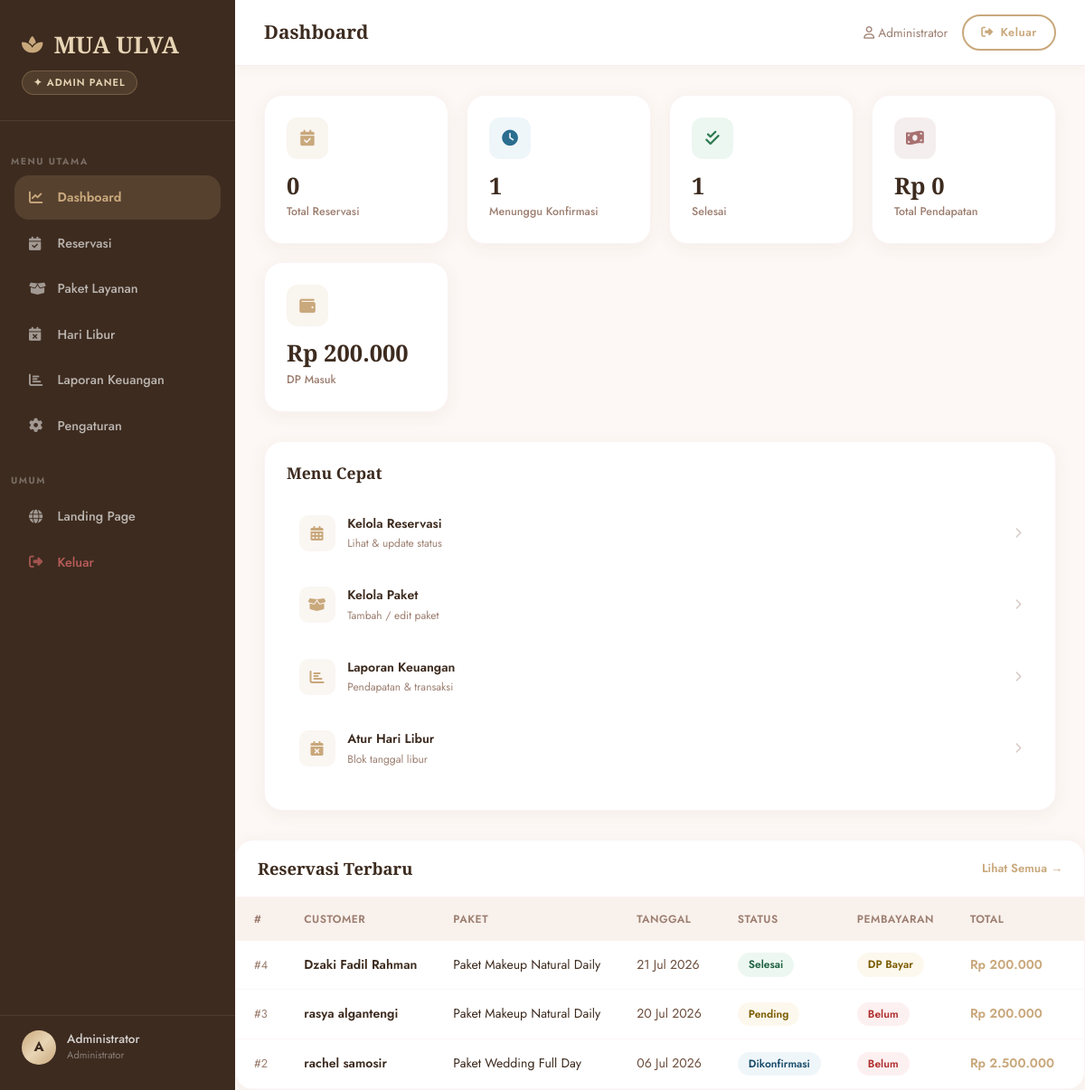
The page /index.php?page=admin/dashboard (signed in) on the database its author committed.
### tables this page shows
CREATE TABLE `reservasi` (
  `id` int(11) NOT NULL,
  `user_id` int(11) NOT NULL,
  `paket_id` int(11) NOT NULL,
  `jadwal_id` int(11) DEFAULT NULL,
  `tanggal_reservasi` date NOT NULL,
  `status` enum('pending','dikonfirmasi','selesai','batal') DEFAULT 'pending',
  `status_pembayaran` enum('belum','dp','lunas') DEFAULT 'belum',
  `total_harga` decimal(10,2) NOT NULL,
  `dp_dibayar` decimal(10,2) DEFAULT 0.00,
  `total_dp` decimal(10,2) DEFAULT 0.00,
  `bukti_pembayaran` varchar(255) DEFAULT NULL,
  `jenis_lokasi` enum('studio','customer') DEFAULT 'studio',
  `catatan` text DEFAULT NULL,
  `keterangan` text DEFAULT NULL,
  `created_at` timestamp NOT NULL DEFAULT current_timestamp(),
  `jam_mulai` time DEFAULT NULL,
  `jam_selesai` time DEFAULT NULL,
  `is_full_day` tinyint(1) DEFAULT 0,
  `alamat_customer` text DEFAULT NULL,
  `whatsapp_sent` tinyint(1) DEFAULT 0
);

CREATE TABLE `users` (
  `id` int(11) NOT NULL,
  `username` varchar(50) NOT NULL,
  `password` varchar(255) NOT NULL,
  `nama` varchar(100) NOT NULL,
  `email` varchar(100) NOT NULL,
  `no_hp` varchar(20) DEFAULT NULL,
  `role` enum('admin','customer') DEFAULT 'customer',
  `created_at` timestamp NOT NULL DEFAULT current_timestamp()
);

CREATE TABLE `paket` (
  `id` int(11) NOT NULL,
  `nama_paket` varchar(100) NOT NULL,
  `deskripsi` text DEFAULT NULL,
  `harga` decimal(10,2) NOT NULL,
  `durasi_jam` int(11) DEFAULT 1,
  `created_at` timestamp NOT NULL DEFAULT current_timestamp(),
  `kategori` enum('regular','wedding') DEFAULT 'regular',
  `dp_persen` int(11) DEFAULT 30,
  `is_aktif` tinyint(1) DEFAULT 1
);

### controllers/DashboardController.php (called while the page is built, shortened)
<?php
require_once __DIR__ . '/../models/ReservasiModel.php';
class DashboardController extends Controller {
    public function adminIndex() {
        $reservasiModel = new ReservasiModel();
        $all            = $reservasiModel->getAllWithDetails();
        $stats          = $reservasiModel->getStats();
        $monthly        = $reservasiModel->getMonthlyStats(date('Y'));
        $chartLabels  = [];
        $chartData    = [];
        $namabulan    = ['', 'Jan', 'Feb', 'Mar', 'Apr', 'Mei', 'Jun', 'Jul', 'Agt', 'Sep', 'Okt', 'Nov', 'Des'];
        $monthlyMap   = array_column($monthly, null, 'bulan');
        for ($i = 1; $i <= 12; $i++) {
            $chartLabels[] = $namabulan[$i];
            $chartData[]   = isset($monthlyMap[$i]) ? (int)$monthlyMap[$i]['total'] : 0;
        }
        $this->view('admin/dashboard', [
            'stats'        => $stats,
            'reservasi'    => array_slice($all, 0, 15),
            'chartLabels'  => json_encode($chartLabels),
            'chartData'    => json_encode($chartData),
        ]);
    }
}
?>

### core/Model.php (called while the page is built, shortened)
<?php
require_once __DIR__ . '/../config/database.php';
class Model {
    public function __construct() {
        global $conn;
        $this->db = $conn;
    }
}
?>

### models/ReservasiModel.php (called while the page is built, shortened)
<?php
require_once __DIR__ . '/../core/Model.php';
class ReservasiModel extends Model {
    public function getAllWithDetails() {
        $sql = "SELECT r.*, u.nama AS customer_nama, u.username, u.email, u.no_hp,
                p.nama_paket, p.kategori
                FROM reservasi r
                JOIN users u ON r.user_id = u.id
                JOIN paket p ON r.paket_id = p.id
                ORDER BY r.created_at DESC";
        $result = $this->db->query($sql);
        return $result ? $result->fetch_all(MYSQLI_ASSOC) : [];
    }
    public function getStats() {
        $result = $this->db->query("SELECT
            COUNT(*) as total,
            SUM(CASE WHEN status = 'pending' THEN 1 ELSE 0 END) as pending,
            SUM(CASE WHEN status = 'dikonfirmasi' THEN 1 ELSE 0 END) as dikonfirmasi,
            SUM(CASE WHEN status = 'selesai' THEN 1 ELSE 0 END) as selesai,
            SUM(CASE WHEN status = 'batal' THEN 1 ELSE 0 END) as batal,
            SUM(CASE WHEN status_pembayaran = 'lunas' THEN total_harga ELSE 0 END) as total_lunas,
            SUM(CASE WHEN status_pembayaran = 'dp' THEN dp_dibayar ELSE 0 END) as total_dp_masuk,
            SUM(CASE WHEN status_pembayaran = 'dp' THEN 1 ELSE 0 END) as jumlah_dp,
            SUM(CASE WHEN status_pembayaran = 'lunas' THEN 1 ELSE 0 END) as jumlah_lunas,
            SUM(CASE WHEN status_pembayaran = 'belum' THEN 1 ELSE 0 END) as jumlah_belum
            FROM reservasi WHERE status != 'batal'");
        return $result ? $result->fetch_assoc() : [];
    }
}
?>

### views/admin/dashboard.php (the view, shortened to what this page needs)
<div style="display:grid;grid-template-columns:repeat(auto-fill,minmax(200px,1fr));gap:1.25rem;margin-bottom:2rem;">
    <?php
    $kpis = [
        ['icon'=>'fas fa-calendar-check', 'color'=>'gold',  'val'=>$stats['total_reservasi']??0,  'label'=>'Total Reservasi',  'format'=>'num'],
        ['icon'=>'fas fa-clock',          'color'=>'blue',  'val'=>$stats['pending']??0,           'label'=>'Menunggu Konfirmasi','format'=>'num'],
        ['icon'=>'fas fa-check-double',   'color'=>'green', 'val'=>$stats['selesai']??0,           'label'=>'Selesai',          'format'=>'num'],
        ['icon'=>'fas fa-money-bill-wave','color'=>'rose',  'val'=>$stats['total_pendapatan']??0,  'label'=>'Total Pendapatan',  'format'=>'idr'],
        ['icon'=>'fas fa-wallet',         'color'=>'gold',  'val'=>$stats['total_dp_masuk']??0,    'label'=>'DP Masuk',          'format'=>'idr'],
    ];
    foreach ($kpis as $kpi):
        $val = $kpi['format'] === 'idr' ? 'Rp ' . number_format((float)$kpi['val'], 0, ',', '.') : number_format((int)$kpi['val']);
    ?>
    <div style="background:#fff;border-radius:20px;padding:1.5rem;border:1px solid rgba(232,196,196,0.2);box-shadow:0 4px 20px rgba(107,76,59,0.06);transition:all 0.3s;" onmouseover="this.style.transform='translateY(-3px)';this.style.boxShadow='0 12px 35px rgba(107,76,59,0.1)'" onmouseout="this.style.transform='translateY(0)';this.style.boxShadow='0 4px 20px rgba(107,76,59,0.06)'">
        <div style="width:46px;height:46px;border-radius:12px;display:flex;align-items:center;justify-content:center;font-size:1.1rem;margin-bottom:1rem;<?php
            $icolors = [
                'gold'  => 'background:rgba(201,168,124,0.12);color:var(--clr-gold);',
                'blue'  => 'background:rgba(122,179,212,0.12);color:#2A6D8F;',
                'green' => 'background:rgba(109,190,143,0.12);color:#2D7A50;',
                'rose'  => 'background:rgba(168,112,112,0.12);color:#A87070;',
            ];
            echo $icolors[$kpi['color']]; ?>">
            <i class="<?= $kpi['icon'] ?>"></i>
        </div>
        <div style="font-family:var(--font-display);font-size:1.6rem;font-weight:600;color:var(--clr-brown-deep);line-height:1.1;"><?= $val ?></div>
        <div style="font-size:0.78rem;color:var(--clr-muted);margin-top:4px;font-weight:500;"><?= $kpi['label'] ?></div>
    </div>
    <?php endforeach; ?>
</div>
    <div style="background:#fff;border-radius:20px;padding:1.5rem;border:1px solid rgba(232,196,196,0.2);box-shadow:0 4px 20px rgba(107,76,59,0.06);">
        <h3 style="font-family:var(--font-display);font-size:1.1rem;font-weight:600;margin-bottom:1.25rem;">Menu Cepat</h3>
        <?php
        $qas = [
            ['url'=>'admin/reservasi',    'icon'=>'fas fa-calendar-alt', 'label'=>'Kelola Reservasi',  'desc'=>'Lihat & update status'],
            ['url'=>'admin/paket',        'icon'=>'fas fa-box-open',     'label'=>'Kelola Paket',       'desc'=>'Tambah / edit paket'],
            ['url'=>'admin/laporan',      'icon'=>'fas fa-chart-bar',    'label'=>'Laporan Keuangan',   'desc'=>'Pendapatan & transaksi'],
            ['url'=>'admin/hari_libur',   'icon'=>'fas fa-calendar-times','label'=>'Atur Hari Libur',  'desc'=>'Blok tanggal libur'],
        ];
        foreach ($qas as $qa): ?>
        <a href="index.php?page=<?= $qa['url'] ?>" style="display:flex;align-items:center;gap:0.85rem;padding:0.85rem;border-radius:14px;transition:all 0.2s;text-decoration:none;margin-bottom:0.5rem;" onmouseover="this.style.background='rgba(201,168,124,0.08)'" onmouseout="this.style.background=''">
            <div style="width:40px;height:40px;background:rgba(201,168,124,0.1);border-radius:10px;display:flex;align-items:center;justify-content:center;color:var(--clr-gold);font-size:1rem;flex-shrink:0;">
                <i class="<?= $qa['icon'] ?>"></i>
            </div>
            <div>
                <div style="font-weight:600;font-size:0.88rem;color:var(--clr-brown-deep);"><?= $qa['label'] ?></div>
                <div style="font-size:0.75rem;color:var(--clr-muted);"><?= $qa['desc'] ?></div>
            </div>
            <i class="fas fa-chevron-right" style="margin-left:auto;color:rgba(156,126,112,0.4);font-size:0.75rem;"></i>
        </a>
        <?php endforeach; ?>
    </div>
</div>
<div style="background:#fff;border-radius:20px;border:1px solid rgba(232,196,196,0.2);box-shadow:0 4px 20px rgba(107,76,59,0.06);overflow:hidden;">
    <div style="padding:1.25rem 1.5rem;border-bottom:1px solid rgba(232,196,196,0.2);display:flex;justify-content:space-between;align-items:center;">
        <h3 style="font-family:var(--font-display);font-size:1.15rem;font-weight:600;">Reservasi Terbaru</h3>
        <a href="index.php?page=admin/reservasi" style="font-size:0.82rem;color:var(--clr-gold);font-weight:600;text-decoration:none;">Lihat Semua →</a>
    </div>
    <div style="overflow-x:auto;">
        <table style="width:100%;border-collapse:collapse;font-size:0.88rem;">
            <thead>
                <tr style="background:var(--clr-cream-2);">
                    <th style="padding:0.85rem 1.25rem;text-align:left;font-size:0.75rem;font-weight:600;color:var(--clr-muted);letter-spacing:0.5px;text-transform:uppercase;white-space:nowrap;">#</th>
                    <th style="padding:0.85rem 1.25rem;text-align:left;font-size:0.75rem;font-weight:600;color:var(--clr-muted);letter-spacing:0.5px;text-transform:uppercase;white-space:nowrap;">Customer</th>
                    <th style="padding:0.85rem 1.25rem;text-align:left;font-size:0.75rem;font-weight:600;color:var(--clr-muted);letter-spacing:0.5px;text-transform:uppercase;white-space:nowrap;">Paket</th>
                    <th style="padding:0.85rem 1.25rem;text-align:left;font-size:0.75rem;font-weight:600;color:var(--clr-muted);letter-spacing:0.5px;text-transform:uppercase;white-space:nowrap;">Tanggal</th>
                    <th style="padding:0.85rem 1.25rem;text-align:left;font-size:0.75rem;font-weight:600;color:var(--clr-muted);letter-spacing:0.5px;text-transform:uppercase;white-space:nowrap;">Status</th>
                    <th style="padding:0.85rem 1.25rem;text-align:left;font-size:0.75rem;font-weight:600;color:var(--clr-muted);letter-spacing:0.5px;text-transform:uppercase;white-space:nowrap;">Pembayaran</th>
                    <th style="padding:0.85rem 1.25rem;text-align:left;font-size:0.75rem;font-weight:600;color:var(--clr-muted);letter-spacing:0.5px;text-transform:uppercase;white-space:nowrap;">Total</th>
                    <th style="padding:0.85rem 1.25rem;text-align:left;font-size:0.75rem;font-weight:600;color:var(--clr-muted);letter-spacing:0.5px;text-transform:uppercase;white-space:nowrap;">Aksi</th>
                </tr>
            </thead>
            <tbody>
                <?php if (empty($reservasi)): ?>
                <tr><td colspan="8" style="padding:3rem;text-align:center;color:var(--clr-muted);">Belum ada reservasi</td></tr>
                <?php else: ?>
                <?php foreach ($reservasi as $res):
                    $tgl_str = !empty($res['tanggal_reservasi']) && $res['tanggal_reservasi'] !== '0000-00-00' ? $res['tanggal_reservasi'] : null;
                    $tgl = $tgl_str ? new DateTime($tgl_str) : null;
                    $status = $res['status'] ?? 'pending';
                    $statusBayar = $res['status_pembayaran'] ?? 'belum';
                    $sc_map = [
                        'pending'     => 'background:rgba(232,198,110,0.12);color:#7A5C00;',
                        'dikonfirmasi'=> 'background:rgba(122,179,212,0.12);color:#1A4E6B;',
                        'selesai'     => 'background:rgba(109,190,143,0.12);color:#1E6040;',
                        'batal'       => 'background:rgba(232,112,112,0.1);color:#B03030;',
                    ];
                    $sc = $sc_map[$status] ?? $sc_map['pending'];
                    $bc_map = [
                        'belum' => 'background:rgba(232,112,112,0.1);color:#B03030;',
                        'dp'    => 'background:rgba(232,198,110,0.12);color:#7A5C00;',
                        'lunas' => 'background:rgba(109,190,143,0.12);color:#1E6040;',
                    ];
                    $bc = $bc_map[$statusBayar] ?? $bc_map['belum'];
                    $bLabel_map = ['belum'=>'Belum','dp'=>'DP Bayar','lunas'=>'Lunas'];
                    $bLabel = $bLabel_map[$statusBayar] ?? '-';
                    $sLabel_map = ['pending'=>'Pending','dikonfirmasi'=>'Dikonfirmasi','selesai'=>'Selesai','batal'=>'Batal'];
                    $sLabel = $sLabel_map[$status] ?? '-';
                ?>
                <tr style="border-bottom:1px solid rgba(232,196,196,0.15);transition:background 0.2s;" onmouseover="this.style.background='rgba(253,248,245,0.8)'" onmouseout="this.style.background=''">
                    <td style="padding:0.85rem 1.25rem;color:var(--clr-muted);font-size:0.8rem;">#<?= $res['id'] ?></td>
                    <td style="padding:0.85rem 1.25rem;font-weight:600;white-space:nowrap;"><?= htmlspecialchars($res['customer_nama'] ?? '-') ?></td>
                    <td style="padding:0.85rem 1.25rem;white-space:nowrap;"><?= htmlspecialchars($res['nama_paket'] ?? '-') ?></td>
                    <td style="padding:0.85rem 1.25rem;white-space:nowrap;color:var(--clr-brown);"><?= $tgl ? $tgl->format('d M Y') : '-' ?></td>
                    <td style="padding:0.85rem 1.25rem;">
                        <span style="display:inline-block;padding:3px 12px;border-radius:20px;font-size:0.75rem;font-weight:600;<?= $sc ?>"><?= $sLabel ?></span>
                    </td>
                    <td style="padding:0.85rem 1.25rem;">
                        <span style="display:inline-block;padding:3px 12px;border-radius:20px;font-size:0.75rem;font-weight:600;<?= $bc ?>"><?= $bLabel ?></span>
                    </td>
                    <td style="padding:0.85rem 1.25rem;font-weight:600;color:var(--clr-gold);white-space:nowrap;">Rp <?= number_format((float)($res['total_harga'] ?? 0),0,',','.') ?></td>
                    <td style="padding:0.85rem 1.25rem;">
                    </td>
                </tr>
                <?php endforeach; ?>
                <?php endif; ?>
            </tbody>
        </table>
    </div>
</div>

### rows shown on the page
reservasi: id "4", user.nama "Dzaki Fadil Rahman", paket.nama_paket "Paket Makeup Natural Daily", tanggal_reservasi "21 Jul 2026", status "Selesai", status_pembayaran "DP Bayar", total_harga "200.000"
reservasi: id "3", user.nama "rasya algantengi", paket.nama_paket "Paket Makeup Natural Daily", tanggal_reservasi "20 Jul 2026", status "Pending", status_pembayaran "Belum", total_harga "200.000"
reservasi: id "2", user.nama "rachel samosir", paket.nama_paket "Paket Wedding Full Day", tanggal_reservasi "06 Jul 2026", status "Dikonfirmasi", status_pembayaran "Belum", total_harga "2.500.000"

### other values the page prints
$link['label'] "Dashboard"
$link['label'] "Reservasi"
$link['label'] "Paket Layanan"
$link['label'] "Hari Libur"
$link['label'] "Laporan Keuangan"
$link['label'] "Pengaturan"
$avatar "A"
$nama "Administrator"
$val "0"
$kpi['label'] "Total Reservasi"
$val "1"
$kpi['label'] "Menunggu Konfirmasi"
$kpi['label'] "Selesai"
$val "Rp 0"
$kpi['label'] "Total Pendapatan"
